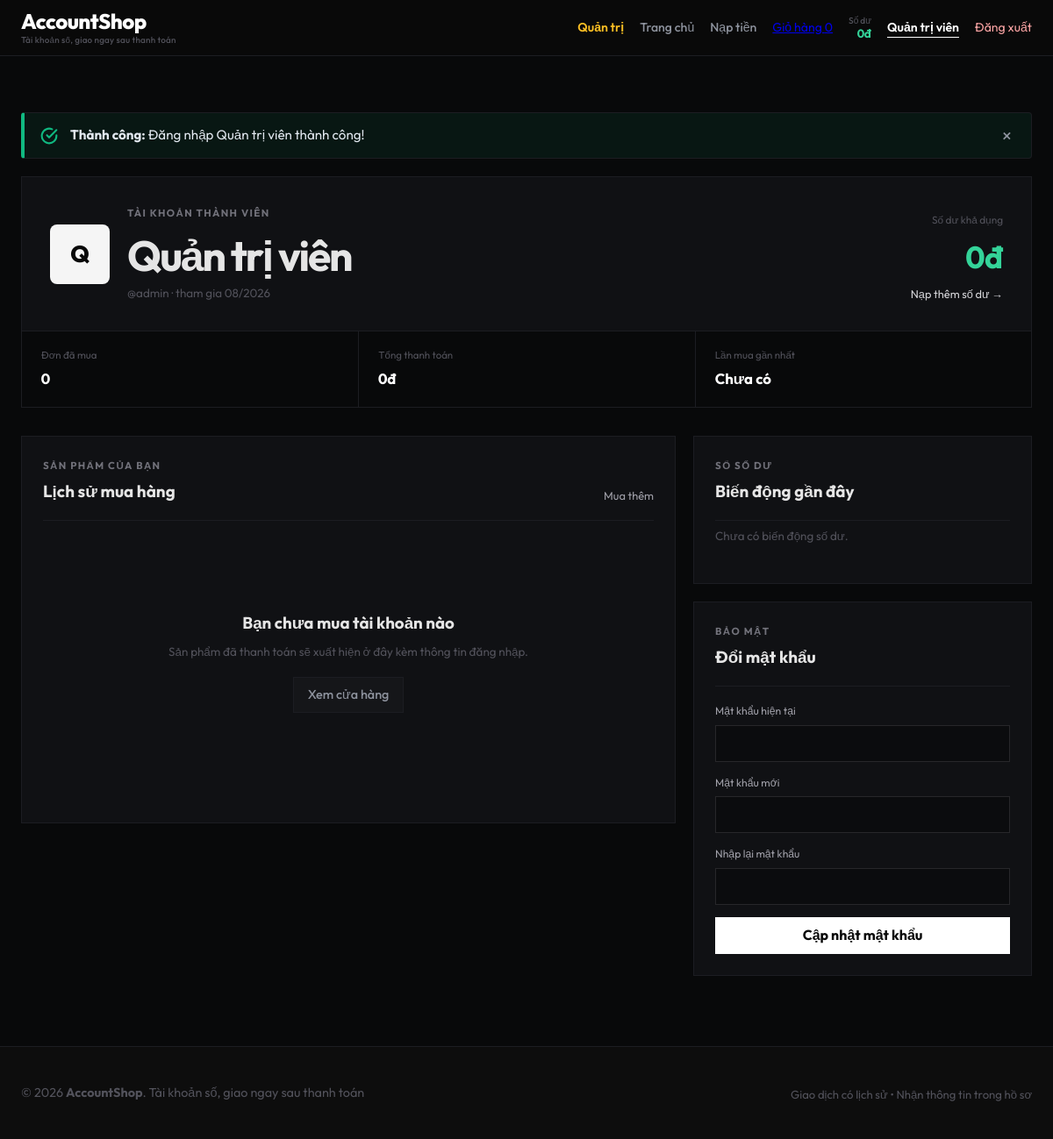
The app's page /profile.php (signed in) with its own data.
### tables this page shows
CREATE TABLE users (
  id INT AUTO_INCREMENT PRIMARY KEY,
  username VARCHAR(50) NOT NULL UNIQUE,
  password VARCHAR(255) NOT NULL,
  fullname VARCHAR(100) NOT NULL,
  role ENUM('admin', 'user') DEFAULT 'user',
  is_active TINYINT(1) NOT NULL DEFAULT 1,
  balance DECIMAL(15,0) NOT NULL DEFAULT 0,
  created_at DATETIME DEFAULT CURRENT_TIMESTAMP
);

### includes/settings.php (called while the page is built, shortened)
<?php
function load_app_settings(PDO $pdo): array
{
    $rows = $pdo->query('SELECT setting_key, setting_value FROM settings')->fetchAll();
    $settings = [];
    foreach ($rows as $row) {
        $settings[$row['setting_key']] = $row['setting_value'];
    }
    return $settings;
}
function app_setting(string $key, $default = null)
{
    global $settingsMap;
    return array_key_exists($key, $settingsMap ?? []) ? $settingsMap[$key] : $default;
}

### config/db.php (called while the page is built, shortened)
<?php
require_once __DIR__ . '/../includes/settings.php';
$host = getenv('DB_HOST') ?: 'localhost';
$port = getenv('DB_PORT') ?: '3306';
$dbname = getenv('DB_NAME') ?: 'account_shop';
$username = getenv('DB_USER') ?: 'root';
$password = getenv('DB_PASS') !== false ? getenv('DB_PASS') : '';
try {
    $pdo = new PDO("mysql:host=$host;port=$port;dbname=$dbname;charset=utf8mb4", $username, $password);
    $pdo->setAttribute(PDO::ATTR_ERRMODE, PDO::ERRMODE_EXCEPTION);
    $pdo->setAttribute(PDO::ATTR_DEFAULT_FETCH_MODE, PDO::FETCH_ASSOC);
    try {
        $settingsMap = load_app_settings($pdo);
    } catch (Exception $e) {
        $settingsMap = [];
    }
} catch (PDOException $e) {
    error_log('Database connection failed: ' . $e->getMessage());
    http_response_code(503);
    die('Hệ thống đang bảo trì kết nối dữ liệu. Vui lòng thử lại sau.');
}
?>

### profile.php (the view, shortened to what this page needs)
<?php
require_once __DIR__ . '/config/db.php';
require_once __DIR__ . '/includes/flash.php';
$userId = (int) $_SESSION['user_id'];
$userStmt = $pdo->prepare(
    'SELECT u.*, COUNT(o.id) AS order_count, COALESCE(SUM(o.price), 0) AS total_spent, MAX(o.created_at) AS last_order_at
     FROM users u LEFT JOIN orders o ON o.user_id = u.id WHERE u.id = ? GROUP BY u.id'
);
$userStmt->execute([$userId]);
$user = $userStmt->fetch();
$ordersStmt = $pdo->prepare(
    'SELECT o.*, a.name AS account_name, a.account_detail, c.name AS category_name
     FROM orders o
     LEFT JOIN accounts a ON a.id = o.account_id
     LEFT JOIN categories c ON c.id = a.category_id
     WHERE o.user_id = ? ORDER BY o.id DESC'
);
$ordersStmt->execute([$userId]);
$orders = $ordersStmt->fetchAll();
$ledgerStmt = $pdo->prepare(
    'SELECT * FROM balance_transactions WHERE user_id = ? ORDER BY id DESC LIMIT 20'
);
$ledgerStmt->execute([$userId]);
$ledger = $ledgerStmt->fetchAll();
require_once __DIR__ . '/includes/header.php';
require_once __DIR__ . '/includes/navbar.php';
?>
<main id="main-content" class="profile-page">
    <div class="container">
        <?= render_flash() ?>
        <header class="profile-hero">
            <div class="profile-identity">
                <span class="profile-monogram"><?= htmlspecialchars(mb_strtoupper(mb_substr($user['fullname'], 0, 1, 'UTF-8'), 'UTF-8')) ?></span>
                <div><span class="section-kicker">Tài khoản thành viên</span><h1><?= htmlspecialchars($user['fullname']) ?></h1><p>@<?= htmlspecialchars($user['username']) ?> · tham gia <?= date('m/Y', strtotime($user['created_at'])) ?></p></div>
            </div>
            <div class="profile-balance"><span>Số dư khả dụng</span><strong><?= number_format($user['balance'], 0, ',', '.') ?>đ</strong><a href="topup.php">Nạp thêm số dư →</a></div>
        </header>
        <section class="profile-stats" aria-label="Thống kê tài khoản">
            <div><span>Đơn đã mua</span><strong><?= number_format($user['order_count']) ?></strong></div>
            <div><span>Tổng thanh toán</span><strong><?= number_format($user['total_spent'], 0, ',', '.') ?>đ</strong></div>
            <div><span>Lần mua gần nhất</span><strong><?= $user['last_order_at'] ? date('d/m/Y', strtotime($user['last_order_at'])) : 'Chưa có' ?></strong></div>
        </section>
        <div class="profile-layout">
            <section class="profile-orders">
                <div class="profile-section-heading"><div><span class="section-kicker">Sản phẩm của bạn</span><h2>Lịch sử mua hàng</h2></div><a href="index.php">Mua thêm</a></div>
                <?php if (!$orders): ?>
                    <div class="profile-empty"><h3>Bạn chưa mua tài khoản nào</h3><p>Sản phẩm đã thanh toán sẽ xuất hiện ở đây kèm thông tin đăng nhập.</p><a href="index.php" class="tab-btn">Xem cửa hàng</a></div>
                <?php endif; ?>
            </section>
            <aside class="profile-side">
                <section class="profile-panel">
                    <div class="profile-section-heading"><div><span class="section-kicker">Sổ số dư</span><h2>Biến động gần đây</h2></div></div>
                    <div class="balance-history">
                        <?php if (!$ledger): ?><p class="profile-panel-empty">Chưa có biến động số dư.</p><?php endif; ?>
                    </div>
                </section>
                <section class="profile-panel">
                    <div class="profile-section-heading"><div><span class="section-kicker">Bảo mật</span><h2>Đổi mật khẩu</h2></div></div>
                    <form method="POST" class="profile-password-form">
                        <label>Mật khẩu hiện tại<input type="password" name="old_password" required autocomplete="current-password"></label>
                        <label>Mật khẩu mới<input type="password" name="new_password" minlength="8" required autocomplete="new-password"></label>
                        <label>Nhập lại mật khẩu<input type="password" name="confirm_password" minlength="8" required autocomplete="new-password"></label>
                        <button type="submit">Cập nhật mật khẩu</button>
                    </form>
                </section>
            </aside>
        </div>
    </div>
</main>
<?php require_once __DIR__ . '/includes/footer.php'; ?>

### includes/navbar.php (shortened to what this page needs)
<?php
$currentScript = basename($_SERVER['PHP_SELF'] ?? '');
$isHomeActive = ($currentScript === 'index.php' || $currentScript === '') ? 'active' : '';
$isTopupActive = ($currentScript === 'topup.php') ? 'active' : '';
$isCartActive = ($currentScript === 'cart.php') ? 'active' : '';
$isProfileActive = ($currentScript === 'profile.php') ? 'active' : '';
$navBalance = 0;
if (isset($_SESSION['user_logged_in']) && $_SESSION['user_logged_in'] === true && isset($pdo)) {
    try {
        $balStmt = $pdo->prepare("SELECT balance FROM users WHERE id = ?");
        $balStmt->execute([$_SESSION['user_id']]);
        $navBalance = $balStmt->fetchColumn() ?: 0;
    } catch (Exception $e) {
        $navBalance = 0;
    }
}
?>
<header class="navbar">
    <div class="container navbar-content">
        <a href="<?= BASE_PATH ?>index.php" class="logo">
            <?= htmlspecialchars(SITE_SHORT_NAME) ?>
            <span><?= htmlspecialchars((string) app_setting('site_tagline', 'Tài khoản số giao tự động')) ?></span>
        </a>
        <nav class="nav-links" id="primaryNavigation" aria-label="Điều hướng chính">
            <?php if (isset($_SESSION['admin_logged_in']) && $_SESSION['admin_logged_in'] === true): ?>
                <a href="<?= BASE_PATH ?>admin/dashboard.php" class="admin-entry">Quản trị</a>
            <?php endif; ?>
            <a href="<?= BASE_PATH ?>index.php" class="nav-link <?= $isHomeActive ?>">Trang chủ</a>
            <a href="<?= BASE_PATH ?>topup.php" class="nav-link <?= $isTopupActive ?>">Nạp tiền</a>
            <a href="<?= BASE_PATH ?>cart.php" class="cart-badge-indicator <?= $isCartActive ?>">
                <span>Giỏ hàng</span>
                <span class="cart-count" id="cartCount"><?= count($_SESSION['cart']) ?></span>
            </a>
            <?php if (isset($_SESSION['user_logged_in']) && $_SESSION['user_logged_in'] === true): ?>
                <a href="<?= BASE_PATH ?>profile.php" class="balance-indicator">
                    <span>Số dư</span><?= number_format($navBalance, 0, ',', '.') ?>đ
                </a>
                <a href="<?= BASE_PATH ?>profile.php" class="nav-link nav-account <?= $isProfileActive ?>">
                    <?= htmlspecialchars($_SESSION['user_fullname'] ?? 'Tài khoản') ?>
                </a>
                <form method="POST" action="<?= BASE_PATH ?>logout.php" class="nav-logout-form">
                    <button type="submit" class="nav-logout-button">Đăng xuất</button>
                </form>
            <?php else: ?>
                <a href="<?= BASE_PATH ?>login.php" class="nav-link">Đăng nhập</a>
                <a href="<?= BASE_PATH ?>register.php" class="btn-nav">Đăng ký</a>
            <?php endif; ?>
        </nav>
    </div>
</header>

### records on screen
users: balance "0", fullname "Q", fullname "Quản trị viên", username "admin", created_at "08/2026"

### other values on screen
SITE_SHORT_NAME "AccountShop"
app_setting('site_tagline', 'Tài khoản số giao tự động') "Tài khoản số, giao ngay sau thanh toán"
$_SESSION['user_fullname'] "Quản trị viên"
$success "Đăng nhập Quản trị viên thành công!"
$user['order_count'] "0"
$user['total_spent'] "0"
